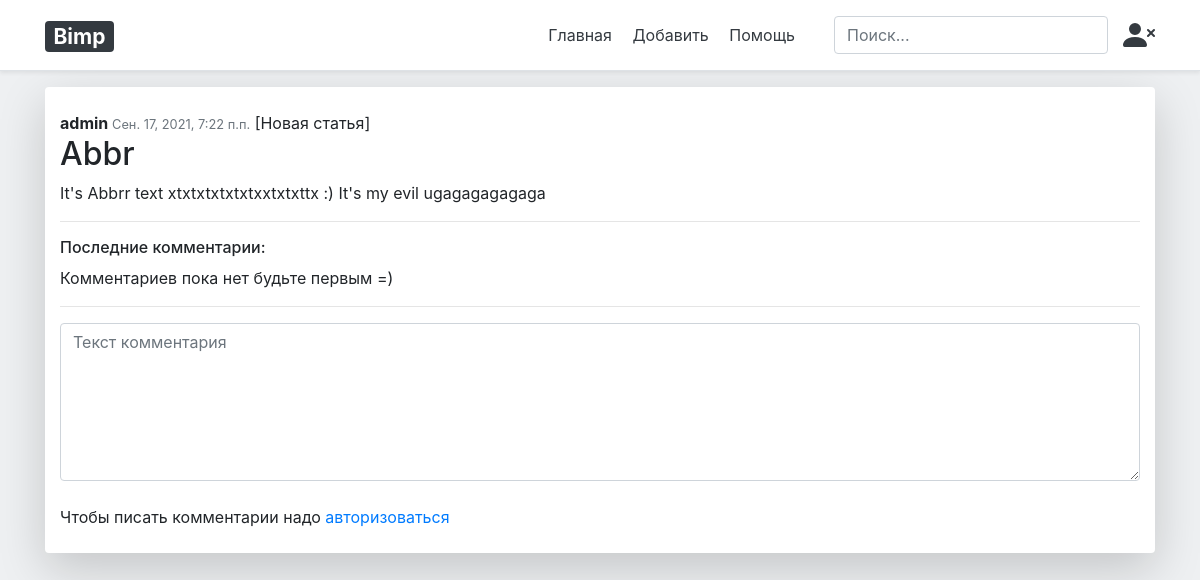
The page /article/8 on the database as committed earlier.
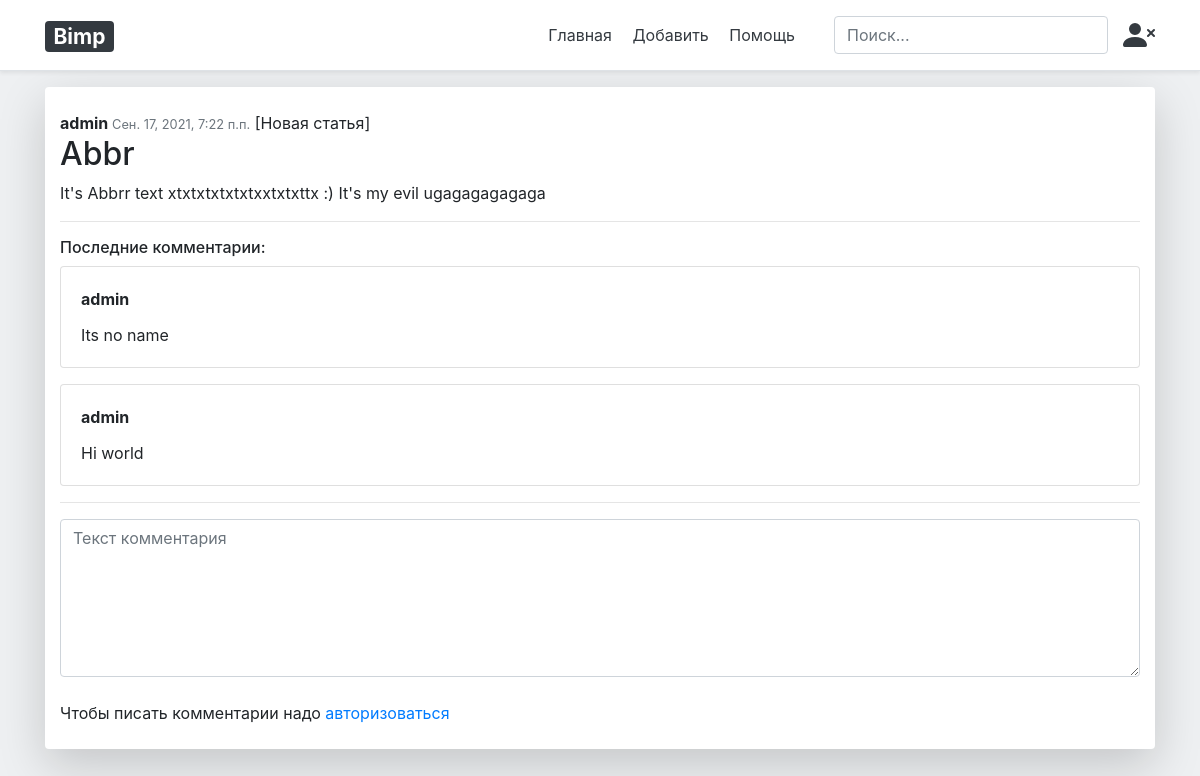
The same page on the database as committed later.
### main/models.py (models this page shows, shortened)
class Article(models.Model):
    user: User = models.ForeignKey(User, on_delete=models.SET_NULL, null=True)
    article_title = models.CharField("название статьи", max_length=200)
    article_text = models.TextField("текст статьи")
    article_introduction = models.TextField("Вступление статьи", default="...", max_length=500)
    introduction_img = models.CharField("картинка вступления", max_length=200, default="", blank=True)
    pub_date = models.DateTimeField("дата публикации")
    def was_publish_recently(self):
        return (timezone.now() - self.pub_date) <= datetime.timedelta(days=7)
    class Meta:
        verbose_name = "Статья"
        verbose_name_plural = "Статьи"

class Comment(models.Model):
    article = models.ForeignKey(Article, on_delete=models.CASCADE)
    author_name = models.CharField("имя автора", max_length=50)
    comment_text = models.CharField("текст коментария", max_length=200)
    class Meta:
        verbose_name = "Комментарий"
        verbose_name_plural = "Комментарии"

### main/views.py (the view)
# urls.py: path('article/<int:article_id>', views.article, name='article'),
def article(request: HttpRequest, article_id):
    try:
        a = Article.objects.get(id=article_id)
    except Article.DoesNotExist:
        raise Http404("Статья не найдена!")
    c = a.comment_set.order_by('-id')[:10]
    return render(request, 'main/article.html', {"article": a, "last_comments": c})

### main/templates/main/article.html (shortened to what this page needs)
{% extends 'base.html' %}
{% block content %}
    <div class="container shadow-lg bg-white rounded">
        <br>
        <div>
            <span class="font-weight-bolder">
                {% if article.user %}
                    {{article.user.username}}
                {% else %}
                    Noname
                {% endif %}
            </span>
            <span class="text-secondary small em">{{article.pub_date}}</span>
            {% if article.was_publish_recently %}
                [Новая статья]
            {% endif %}
        </div>
        <h2>{{article.article_title}}</h2>
        <p>{{article.article_text|safe}}</p>
        <hr>
        <h6>Последние комментарии:</h6>
        {% if last_comments %}
            <div class="cards">
            {% for c in last_comments %}
                <div class="card mb-3">
                    <div class="card-body border-primary border-dark">
                            <p class="card-title"><strong class="text-right">{{c.author_name}}</strong></p>
                            <p class="card-text">{{c.comment_text}}</p>
                    </div>
                </div>
            {% endfor %}
            </div>
        {% else %}
            Комментариев пока нет будьте первым =)
        {% endif %}
        <hr>
        <form action="{% url 'main:post_comment' article.id %}" method="post">
            <textarea name="text" required placeholder="Текст комментария" cols="60" rows="6" class="form-control"></textarea><br>
            {% if user.is_authenticated %}
                <button type="submit" class="btn btn-success">Отправить комментарий</button>
            {% else %}
                <span class="warning">Чтобы писать комментарии надо <a href="{% url 'main:login' %}">авторизоваться</a></span>
            {% endif %}
        </form>
        <br>
    </div>
{% endblock %}

### main/templates/base.html (shortened to what this page needs)
<!DOCTYPE html>
<html lang="ru">
<head>
    <link rel="stylesheet" href="https://cdn.jsdelivr.net/npm/bootstrap@4.6.0/dist/css/bootstrap.min.css"
>
</head>
<body style="background-color: rgb(238, 240, 242)">
<header class="p-3 mb-3 fixed-top sticky-top p-3 px-md-4 mb-3 bg-white border-bottom shadow-sm">
    <div class="container d-flex flex-column flex-md-row align-items-center ">
        <h3 class="my-0 mr-md-auto font-weight-large "><a href="/" class="badge badge-dark" style="box-shadow: none;">Bimp</a></h3>
        <nav class="my-2 my-md-0 mr-md-3">
            <a class="p-2 text-dark" href="/">Главная</a>
            <a class="p-2 text-dark" href="{% url 'main:article_edit' %}">Добавить</a>
            <a class="p-2 text-dark" href="#">Помощь</a>
        </nav>
        <form class="col-12 col-lg-auto mb-3 mb-lg-0 me-lg-3">
            <input type="search" class="form-control" placeholder="Поиск..." aria-label="Search">
        </form>
        <div class="dropdown text-end">
            <a href="#" class="d-block  text-dark text-decoration-none" id="dropdownUser1" data-offset="0,10"
               data-toggle="dropdown" aria-expanded="false">
            </a>
        </div>
    </div>
</header>
<div class="container">
    {% block content %} {% endblock %}
</div>
</body>
</html>

Rows that differ between the two databases and show on the page:
added Comment: author_name "admin", comment_text "Its no name"
added Comment: author_name "admin", comment_text "Hi world"
Other text that changed with them:
text no longer shown: "Комментариев пока нет будьте первым =)"
